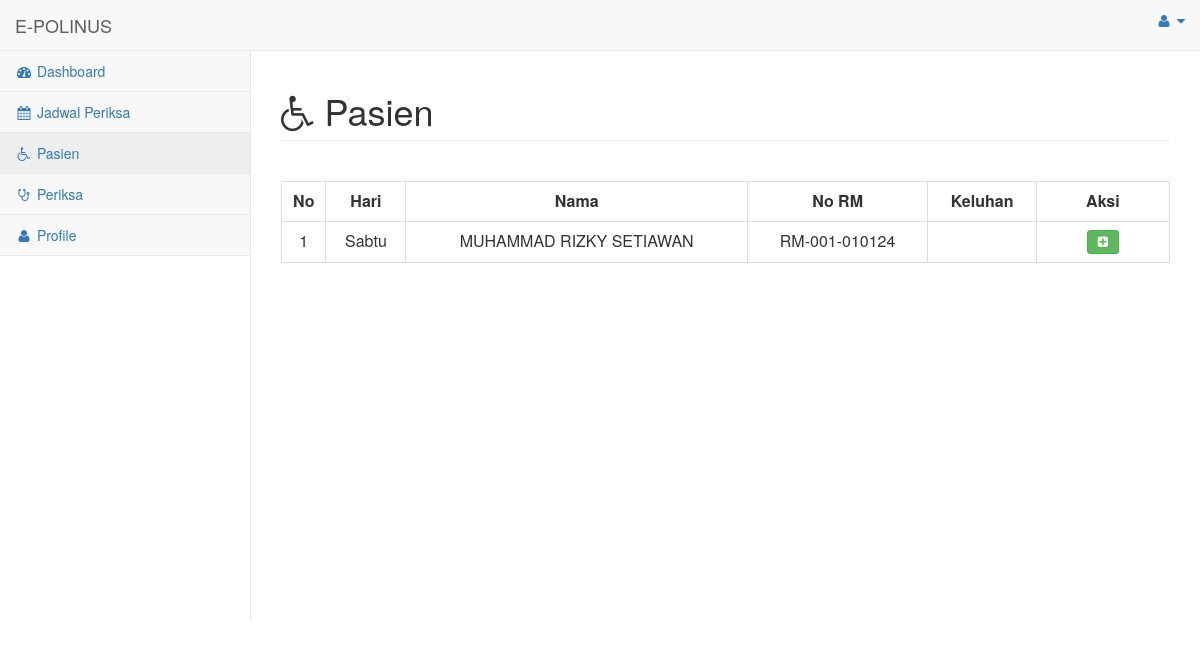
The page /menu/menu_pasien_dokter.php (signed in) on the database its author committed.
### tables this page shows
CREATE TABLE `daftar_poli` (
  `id_daftar_poli` int(11) UNSIGNED NOT NULL,
  `id_pasien` int(11) UNSIGNED NOT NULL,
  `id_jadwal` int(11) UNSIGNED NOT NULL,
  `keluhan` text NOT NULL,
  `no_antrian` varchar(255) NOT NULL
);

CREATE TABLE `jadwal_periksa` (
  `id_jadwal` int(11) UNSIGNED NOT NULL,
  `id_dokter` int(11) UNSIGNED NOT NULL,
  `hari` enum('Senin','Selasa','Rabu','Kamis','Jumat','Sabtu') NOT NULL,
  `jam_mulai` time NOT NULL,
  `jam_selesai` time NOT NULL,
  `status` tinyint(1) NOT NULL DEFAULT 0
);

CREATE TABLE `pasien` (
  `id` int(11) UNSIGNED NOT NULL,
  `nama` varchar(255) NOT NULL,
  `alamat` varchar(255) NOT NULL,
  `no_ktp` varchar(255) NOT NULL,
  `no_hp` varchar(255) NOT NULL,
  `no_rm` varchar(255) NOT NULL
);

### menu/menu_pasien_dokter.php (the view, shortened to what this page needs)
<html>
<head>
    <link href="../vendor/bootstrap/css/bootstrap.min.css" rel="stylesheet">
    <link href="../vendor/metisMenu/metisMenu.min.css" rel="stylesheet">
    <link href="../dist/css/sb-admin-2.css" rel="stylesheet">
    <link href="../vendor/morrisjs/morris.css" rel="stylesheet">
    <link href="../vendor/font-awesome/css/font-awesome.min.css" rel="stylesheet" type="text/css">
    <link href="../vendor/datatables-plugins/dataTables.bootstrap.css" rel="stylesheet">
    <link href="../vendor/datatables-responsive/dataTables.responsive.css" rel="stylesheet">
    <link rel="stylesheet" href="https://maxcdn.bootstrapcdn.com/bootstrap/3.4.1/css/bootstrap.min.css">
</head>
<body>
<div id="wrapper">
        <nav class="navbar navbar-default navbar-static-top" role="navigation" style="margin-bottom: 0">
            <div class="navbar-header">
                <a class="navbar-brand" >E-POLINUS</a>
            </div>
            <ul class="nav navbar-top-links navbar-right">
                <li class="dropdown">
                    <a class="dropdown-toggle" data-toggle="dropdown" href="#">
                        <i class="fa fa-user fa-fw"></i> <i class="fa fa-caret-down"></i>
                    </a>
                </li>
            </ul>
            <div class="navbar-default sidebar" role="navigation">
                <div class="sidebar-nav navbar-collapse">
                    <ul class="nav" id="side-menu">
                        <li>
                            <a href="../halaman_dokter.php"><i class="fa fa-dashboard fa-fw"></i> Dashboard</a>
                        </li>
                        <li>
                            <a href="menu_jadwal_periksa.php"><i class="fa fa-calendar fa-fw"></i> Jadwal Periksa</a>
                        </li>
                        <li>
                            <a href="menu_pasien_dokter.php"><i class="fa fa-wheelchair fa-fw"></i>  Pasien</a>
                        </li>
                        <li>
                            <a href="menu_periksa.php"><i class="fa fa-stethoscope fa-fw"></i>  Periksa</a>
                        </li>
                        <li>
                            <a href="menu_profile_dokter.php"><i class="fa fa-user fa-fw"></i> Profile</a>
                        </li>
                    </ul>
                </div>
            </div>
        </nav>
<div id="page-wrapper">
            <div class="row">
                <div class="col-lg-12">
                    <h1 class="page-header"><i class="fa fa-wheelchair"></i> Pasien</h1>
                </div>
            </div>
            <br>
            <div class="card-body">
                <div class="table-responsive">
                    <table class="table table-bordered" id="dataTable" width="100%" cellspacing="0">
                    <tr align="center" style="font-weight:bold">
                    <td width="5%">No</td>
                    <td>Hari</td>
                    <td>Nama</td>
                    <td>No RM</td>
                    <td>Keluhan</td>
                    <td width="15%">Aksi</td>
                    </tr>
                    <?php
                        include '../koneksi.php';
                        $no = 1;
                        $query = "SELECT * FROM daftar_poli INNER JOIN jadwal_periksa ON daftar_poli.id_jadwal = jadwal_periksa.id_jadwal INNER JOIN pasien on daftar_poli.id_pasien = pasien.id WHERE id_dokter= '$_SESSION[id_dokter]'";
                        $result = mysqli_query($koneksi, $query);
                        while ($row = mysqli_fetch_array($result)) :
                            ?>
                                    <tr align="center">
                                    <td><?= $no++ ?></td>
                                    <td><?= $row['hari'] ?></td>
                                    <td><?= $row['nama'] ?></td>
                                    <td><?= $row['no_rm'] ?></td>
                                    <td><?= $row['keluhan'] ?></td>
                                    <td>
                                        <div class="btn-group" role="group">
                                        <a title="Diagnosa" href="menu_diagnosa.php?id_daftar_poli=<?php echo $row['id_daftar_poli'];?>" type="button" class="btn btn-sm btn-success" ><i class="fa fa-plus-square"></i></a>
                                    </div>
                                    </td>
                                    </tr>
                                    <?php endwhile; ?>
                    </table>
                </div>
            </div>
</div>
</div>
</body>
</html>

### rows shown on the page
daftar_poli: id_jadwal.hari "Sabtu", id_pasien.nama "MUHAMMAD RIZKY SETIAWAN", id_pasien.no_rm "RM-001-010124"
